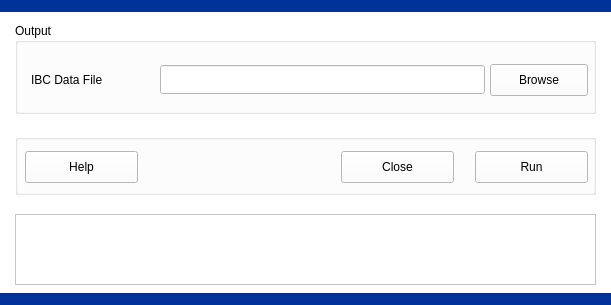
<?xml version="1.0" encoding="UTF-8"?>
<ui version="4.0">
 <class>IbcDataFile</class>
 <widget class="QDialog" name="IbcDataFile">
  <property name="geometry">
   <rect>
    <x>0</x>
    <y>0</y>
    <width>611</width>
    <height>305</height>
   </rect>
  </property>
  <property name="palette">
   <palette>
    <active>
     <colorrole role="WindowText">
      <brush brushstyle="SolidPattern">
       <color alpha="255">
        <red>0</red>
        <green>0</green>
        <blue>0</blue>
       </color>
      </brush>
     </colorrole>
     <colorrole role="Button">
      <brush brushstyle="SolidPattern">
       <color alpha="255">
        <red>255</red>
        <green>255</green>
        <blue>255</blue>
       </color>
      </brush>
     </colorrole>
     <colorrole role="Light">
      <brush brushstyle="SolidPattern">
       <color alpha="255">
        <red>255</red>
        <green>255</green>
        <blue>255</blue>
       </color>
      </brush>
     </colorrole>
     <colorrole role="Midlight">
      <brush brushstyle="SolidPattern">
       <color alpha="255">
        <red>255</red>
        <green>255</green>
        <blue>255</blue>
       </color>
      </brush>
     </colorrole>
     <colorrole role="Dark">
      <brush brushstyle="SolidPattern">
       <color alpha="255">
        <red>127</red>
        <green>127</green>
        <blue>127</blue>
       </color>
      </brush>
     </colorrole>
     <colorrole role="Mid">
      <brush brushstyle="SolidPattern">
       <color alpha="255">
        <red>170</red>
        <green>170</green>
        <blue>170</blue>
       </color>
      </brush>
     </colorrole>
     <colorrole role="Text">
      <brush brushstyle="SolidPattern">
       <color alpha="255">
        <red>0</red>
        <green>0</green>
        <blue>0</blue>
       </color>
      </brush>
     </colorrole>
     <colorrole role="BrightText">
      <brush brushstyle="SolidPattern">
       <color alpha="255">
        <red>255</red>
        <green>255</green>
        <blue>255</blue>
       </color>
      </brush>
     </colorrole>
     <colorrole role="ButtonText">
      <brush brushstyle="SolidPattern">
       <color alpha="255">
        <red>0</red>
        <green>0</green>
        <blue>0</blue>
       </color>
      </brush>
     </colorrole>
     <colorrole role="Base">
      <brush brushstyle="SolidPattern">
       <color alpha="255">
        <red>255</red>
        <green>255</green>
        <blue>255</blue>
       </color>
      </brush>
     </colorrole>
     <colorrole role="Window">
      <brush brushstyle="SolidPattern">
       <color alpha="255">
        <red>255</red>
        <green>255</green>
        <blue>255</blue>
       </color>
      </brush>
     </colorrole>
     <colorrole role="Shadow">
      <brush brushstyle="SolidPattern">
       <color alpha="255">
        <red>0</red>
        <green>0</green>
        <blue>0</blue>
       </color>
      </brush>
     </colorrole>
     <colorrole role="AlternateBase">
      <brush brushstyle="SolidPattern">
       <color alpha="255">
        <red>255</red>
        <green>255</green>
        <blue>255</blue>
       </color>
      </brush>
     </colorrole>
     <colorrole role="ToolTipBase">
      <brush brushstyle="SolidPattern">
       <color alpha="255">
        <red>255</red>
        <green>255</green>
        <blue>220</blue>
       </color>
      </brush>
     </colorrole>
     <colorrole role="ToolTipText">
      <brush brushstyle="SolidPattern">
       <color alpha="255">
        <red>0</red>
        <green>0</green>
        <blue>0</blue>
       </color>
      </brush>
     </colorrole>
    </active>
    <inactive>
     <colorrole role="WindowText">
      <brush brushstyle="SolidPattern">
       <color alpha="255">
        <red>0</red>
        <green>0</green>
        <blue>0</blue>
       </color>
      </brush>
     </colorrole>
     <colorrole role="Button">
      <brush brushstyle="SolidPattern">
       <color alpha="255">
        <red>255</red>
        <green>255</green>
        <blue>255</blue>
       </color>
      </brush>
     </colorrole>
     <colorrole role="Light">
      <brush brushstyle="SolidPattern">
       <color alpha="255">
        <red>255</red>
        <green>255</green>
        <blue>255</blue>
       </color>
      </brush>
     </colorrole>
     <colorrole role="Midlight">
      <brush brushstyle="SolidPattern">
       <color alpha="255">
        <red>255</red>
        <green>255</green>
        <blue>255</blue>
       </color>
      </brush>
     </colorrole>
     <colorrole role="Dark">
      <brush brushstyle="SolidPattern">
       <color alpha="255">
        <red>127</red>
        <green>127</green>
        <blue>127</blue>
       </color>
      </brush>
     </colorrole>
     <colorrole role="Mid">
      <brush brushstyle="SolidPattern">
       <color alpha="255">
        <red>170</red>
        <green>170</green>
        <blue>170</blue>
       </color>
      </brush>
     </colorrole>
     <colorrole role="Text">
      <brush brushstyle="SolidPattern">
       <color alpha="255">
        <red>0</red>
        <green>0</green>
        <blue>0</blue>
       </color>
      </brush>
     </colorrole>
     <colorrole role="BrightText">
      <brush brushstyle="SolidPattern">
       <color alpha="255">
        <red>255</red>
        <green>255</green>
        <blue>255</blue>
       </color>
      </brush>
     </colorrole>
     <colorrole role="ButtonText">
      <brush brushstyle="SolidPattern">
       <color alpha="255">
        <red>0</red>
        <green>0</green>
        <blue>0</blue>
       </color>
      </brush>
     </colorrole>
     <colorrole role="Base">
      <brush brushstyle="SolidPattern">
       <color alpha="255">
        <red>255</red>
        <green>255</green>
        <blue>255</blue>
       </color>
      </brush>
     </colorrole>
     <colorrole role="Window">
      <brush brushstyle="SolidPattern">
       <color alpha="255">
        <red>255</red>
        <green>255</green>
        <blue>255</blue>
       </color>
      </brush>
     </colorrole>
     <colorrole role="Shadow">
      <brush brushstyle="SolidPattern">
       <color alpha="255">
        <red>0</red>
        <green>0</green>
        <blue>0</blue>
       </color>
      </brush>
     </colorrole>
     <colorrole role="AlternateBase">
      <brush brushstyle="SolidPattern">
       <color alpha="255">
        <red>255</red>
        <green>255</green>
        <blue>255</blue>
       </color>
      </brush>
     </colorrole>
     <colorrole role="ToolTipBase">
      <brush brushstyle="SolidPattern">
       <color alpha="255">
        <red>255</red>
        <green>255</green>
        <blue>220</blue>
       </color>
      </brush>
     </colorrole>
     <colorrole role="ToolTipText">
      <brush brushstyle="SolidPattern">
       <color alpha="255">
        <red>0</red>
        <green>0</green>
        <blue>0</blue>
       </color>
      </brush>
     </colorrole>
    </inactive>
    <disabled>
     <colorrole role="WindowText">
      <brush brushstyle="SolidPattern">
       <color alpha="255">
        <red>127</red>
        <green>127</green>
        <blue>127</blue>
       </color>
      </brush>
     </colorrole>
     <colorrole role="Button">
      <brush brushstyle="SolidPattern">
       <color alpha="255">
        <red>255</red>
        <green>255</green>
        <blue>255</blue>
       </color>
      </brush>
     </colorrole>
     <colorrole role="Light">
      <brush brushstyle="SolidPattern">
       <color alpha="255">
        <red>255</red>
        <green>255</green>
        <blue>255</blue>
       </color>
      </brush>
     </colorrole>
     <colorrole role="Midlight">
      <brush brushstyle="SolidPattern">
       <color alpha="255">
        <red>255</red>
        <green>255</green>
        <blue>255</blue>
       </color>
      </brush>
     </colorrole>
     <colorrole role="Dark">
      <brush brushstyle="SolidPattern">
       <color alpha="255">
        <red>127</red>
        <green>127</green>
        <blue>127</blue>
       </color>
      </brush>
     </colorrole>
     <colorrole role="Mid">
      <brush brushstyle="SolidPattern">
       <color alpha="255">
        <red>170</red>
        <green>170</green>
        <blue>170</blue>
       </color>
      </brush>
     </colorrole>
     <colorrole role="Text">
      <brush brushstyle="SolidPattern">
       <color alpha="255">
        <red>127</red>
        <green>127</green>
        <blue>127</blue>
       </color>
      </brush>
     </colorrole>
     <colorrole role="BrightText">
      <brush brushstyle="SolidPattern">
       <color alpha="255">
        <red>255</red>
        <green>255</green>
        <blue>255</blue>
       </color>
      </brush>
     </colorrole>
     <colorrole role="ButtonText">
      <brush brushstyle="SolidPattern">
       <color alpha="255">
        <red>127</red>
        <green>127</green>
        <blue>127</blue>
       </color>
      </brush>
     </colorrole>
     <colorrole role="Base">
      <brush brushstyle="SolidPattern">
       <color alpha="255">
        <red>255</red>
        <green>255</green>
        <blue>255</blue>
       </color>
      </brush>
     </colorrole>
     <colorrole role="Window">
      <brush brushstyle="SolidPattern">
       <color alpha="255">
        <red>255</red>
        <green>255</green>
        <blue>255</blue>
       </color>
      </brush>
     </colorrole>
     <colorrole role="Shadow">
      <brush brushstyle="SolidPattern">
       <color alpha="255">
        <red>0</red>
        <green>0</green>
        <blue>0</blue>
       </color>
      </brush>
     </colorrole>
     <colorrole role="AlternateBase">
      <brush brushstyle="SolidPattern">
       <color alpha="255">
        <red>255</red>
        <green>255</green>
        <blue>255</blue>
       </color>
      </brush>
     </colorrole>
     <colorrole role="ToolTipBase">
      <brush brushstyle="SolidPattern">
       <color alpha="255">
        <red>255</red>
        <green>255</green>
        <blue>220</blue>
       </color>
      </brush>
     </colorrole>
     <colorrole role="ToolTipText">
      <brush brushstyle="SolidPattern">
       <color alpha="255">
        <red>0</red>
        <green>0</green>
        <blue>0</blue>
       </color>
      </brush>
     </colorrole>
    </disabled>
   </palette>
  </property>
  <property name="windowTitle">
   <string>: :   Ibc Data File   : :</string>
  </property>
  <widget class="QTextBrowser" name="textBrowserLogs">
   <property name="geometry">
    <rect>
     <x>15</x>
     <y>214</y>
     <width>581</width>
     <height>71</height>
    </rect>
   </property>
   <property name="lineWrapMode">
    <enum>QTextEdit::NoWrap</enum>
   </property>
  </widget>
  <widget class="Line" name="BorderTop">
   <property name="geometry">
    <rect>
     <x>0</x>
     <y>-4</y>
     <width>611</width>
     <height>20</height>
    </rect>
   </property>
   <property name="baseSize">
    <size>
     <width>0</width>
     <height>0</height>
    </size>
   </property>
   <property name="palette">
    <palette>
     <active>
      <colorrole role="WindowText">
       <brush brushstyle="SolidPattern">
        <color alpha="255">
         <red>0</red>
         <green>51</green>
         <blue>153</blue>
        </color>
       </brush>
      </colorrole>
      <colorrole role="Button">
       <brush brushstyle="SolidPattern">
        <color alpha="255">
         <red>128</red>
         <green>0</green>
         <blue>0</blue>
        </color>
       </brush>
      </colorrole>
      <colorrole role="Light">
       <brush brushstyle="SolidPattern">
        <color alpha="255">
         <red>192</red>
         <green>0</green>
         <blue>0</blue>
        </color>
       </brush>
      </colorrole>
      <colorrole role="Midlight">
       <brush brushstyle="SolidPattern">
        <color alpha="255">
         <red>160</red>
         <green>0</green>
         <blue>0</blue>
        </color>
       </brush>
      </colorrole>
      <colorrole role="Dark">
       <brush brushstyle="SolidPattern">
        <color alpha="255">
         <red>64</red>
         <green>0</green>
         <blue>0</blue>
        </color>
       </brush>
      </colorrole>
      <colorrole role="Mid">
       <brush brushstyle="SolidPattern">
        <color alpha="255">
         <red>85</red>
         <green>0</green>
         <blue>0</blue>
        </color>
       </brush>
      </colorrole>
      <colorrole role="Text">
       <brush brushstyle="SolidPattern">
        <color alpha="255">
         <red>0</red>
         <green>51</green>
         <blue>153</blue>
        </color>
       </brush>
      </colorrole>
      <colorrole role="BrightText">
       <brush brushstyle="SolidPattern">
        <color alpha="255">
         <red>255</red>
         <green>255</green>
         <blue>255</blue>
        </color>
       </brush>
      </colorrole>
      <colorrole role="ButtonText">
       <brush brushstyle="SolidPattern">
        <color alpha="255">
         <red>0</red>
         <green>51</green>
         <blue>153</blue>
        </color>
       </brush>
      </colorrole>
      <colorrole role="Base">
       <brush brushstyle="SolidPattern">
        <color alpha="255">
         <red>0</red>
         <green>0</green>
         <blue>0</blue>
        </color>
       </brush>
      </colorrole>
      <colorrole role="Window">
       <brush brushstyle="SolidPattern">
        <color alpha="255">
         <red>128</red>
         <green>0</green>
         <blue>0</blue>
        </color>
       </brush>
      </colorrole>
      <colorrole role="Shadow">
       <brush brushstyle="SolidPattern">
        <color alpha="255">
         <red>0</red>
         <green>0</green>
         <blue>0</blue>
        </color>
       </brush>
      </colorrole>
      <colorrole role="AlternateBase">
       <brush brushstyle="SolidPattern">
        <color alpha="255">
         <red>64</red>
         <green>0</green>
         <blue>0</blue>
        </color>
       </brush>
      </colorrole>
      <colorrole role="ToolTipBase">
       <brush brushstyle="SolidPattern">
        <color alpha="255">
         <red>255</red>
         <green>255</green>
         <blue>220</blue>
        </color>
       </brush>
      </colorrole>
      <colorrole role="ToolTipText">
       <brush brushstyle="SolidPattern">
        <color alpha="255">
         <red>0</red>
         <green>0</green>
         <blue>0</blue>
        </color>
       </brush>
      </colorrole>
     </active>
     <inactive>
      <colorrole role="WindowText">
       <brush brushstyle="SolidPattern">
        <color alpha="255">
         <red>0</red>
         <green>51</green>
         <blue>153</blue>
        </color>
       </brush>
      </colorrole>
      <colorrole role="Button">
       <brush brushstyle="SolidPattern">
        <color alpha="255">
         <red>128</red>
         <green>0</green>
         <blue>0</blue>
        </color>
       </brush>
      </colorrole>
      <colorrole role="Light">
       <brush brushstyle="SolidPattern">
        <color alpha="255">
         <red>192</red>
         <green>0</green>
         <blue>0</blue>
        </color>
       </brush>
      </colorrole>
      <colorrole role="Midlight">
       <brush brushstyle="SolidPattern">
        <color alpha="255">
         <red>160</red>
         <green>0</green>
         <blue>0</blue>
        </color>
       </brush>
      </colorrole>
      <colorrole role="Dark">
       <brush brushstyle="SolidPattern">
        <color alpha="255">
         <red>64</red>
         <green>0</green>
         <blue>0</blue>
        </color>
       </brush>
      </colorrole>
      <colorrole role="Mid">
       <brush brushstyle="SolidPattern">
        <color alpha="255">
         <red>85</red>
         <green>0</green>
         <blue>0</blue>
        </color>
       </brush>
      </colorrole>
      <colorrole role="Text">
       <brush brushstyle="SolidPattern">
        <color alpha="255">
         <red>0</red>
         <green>51</green>
         <blue>153</blue>
        </color>
       </brush>
      </colorrole>
      <colorrole role="BrightText">
       <brush brushstyle="SolidPattern">
        <color alpha="255">
         <red>255</red>
         <green>255</green>
         <blue>255</blue>
        </color>
       </brush>
      </colorrole>
      <colorrole role="ButtonText">
       <brush brushstyle="SolidPattern">
        <color alpha="255">
         <red>0</red>
         <green>51</green>
         <blue>153</blue>
        </color>
       </brush>
      </colorrole>
      <colorrole role="Base">
       <brush brushstyle="SolidPattern">
        <color alpha="255">
         <red>0</red>
         <green>0</green>
         <blue>0</blue>
        </color>
       </brush>
      </colorrole>
      <colorrole role="Window">
       <brush brushstyle="SolidPattern">
        <color alpha="255">
         <red>128</red>
         <green>0</green>
         <blue>0</blue>
        </color>
       </brush>
      </colorrole>
      <colorrole role="Shadow">
       <brush brushstyle="SolidPattern">
        <color alpha="255">
         <red>0</red>
         <green>0</green>
         <blue>0</blue>
        </color>
       </brush>
      </colorrole>
      <colorrole role="AlternateBase">
       <brush brushstyle="SolidPattern">
        <color alpha="255">
         <red>64</red>
         <green>0</green>
         <blue>0</blue>
        </color>
       </brush>
      </colorrole>
      <colorrole role="ToolTipBase">
       <brush brushstyle="SolidPattern">
        <color alpha="255">
         <red>255</red>
         <green>255</green>
         <blue>220</blue>
        </color>
       </brush>
      </colorrole>
      <colorrole role="ToolTipText">
       <brush brushstyle="SolidPattern">
        <color alpha="255">
         <red>0</red>
         <green>0</green>
         <blue>0</blue>
        </color>
       </brush>
      </colorrole>
     </inactive>
     <disabled>
      <colorrole role="WindowText">
       <brush brushstyle="SolidPattern">
        <color alpha="255">
         <red>0</red>
         <green>51</green>
         <blue>153</blue>
        </color>
       </brush>
      </colorrole>
      <colorrole role="Button">
       <brush brushstyle="SolidPattern">
        <color alpha="255">
         <red>128</red>
         <green>0</green>
         <blue>0</blue>
        </color>
       </brush>
      </colorrole>
      <colorrole role="Light">
       <brush brushstyle="SolidPattern">
        <color alpha="255">
         <red>192</red>
         <green>0</green>
         <blue>0</blue>
        </color>
       </brush>
      </colorrole>
      <colorrole role="Midlight">
       <brush brushstyle="SolidPattern">
        <color alpha="255">
         <red>160</red>
         <green>0</green>
         <blue>0</blue>
        </color>
       </brush>
      </colorrole>
      <colorrole role="Dark">
       <brush brushstyle="SolidPattern">
        <color alpha="255">
         <red>64</red>
         <green>0</green>
         <blue>0</blue>
        </color>
       </brush>
      </colorrole>
      <colorrole role="Mid">
       <brush brushstyle="SolidPattern">
        <color alpha="255">
         <red>85</red>
         <green>0</green>
         <blue>0</blue>
        </color>
       </brush>
      </colorrole>
      <colorrole role="Text">
       <brush brushstyle="SolidPattern">
        <color alpha="255">
         <red>0</red>
         <green>51</green>
         <blue>153</blue>
        </color>
       </brush>
      </colorrole>
      <colorrole role="BrightText">
       <brush brushstyle="SolidPattern">
        <color alpha="255">
         <red>255</red>
         <green>255</green>
         <blue>255</blue>
        </color>
       </brush>
      </colorrole>
      <colorrole role="ButtonText">
       <brush brushstyle="SolidPattern">
        <color alpha="255">
         <red>0</red>
         <green>51</green>
         <blue>153</blue>
        </color>
       </brush>
      </colorrole>
      <colorrole role="Base">
       <brush brushstyle="SolidPattern">
        <color alpha="255">
         <red>128</red>
         <green>0</green>
         <blue>0</blue>
        </color>
       </brush>
      </colorrole>
      <colorrole role="Window">
       <brush brushstyle="SolidPattern">
        <color alpha="255">
         <red>128</red>
         <green>0</green>
         <blue>0</blue>
        </color>
       </brush>
      </colorrole>
      <colorrole role="Shadow">
       <brush brushstyle="SolidPattern">
        <color alpha="255">
         <red>0</red>
         <green>0</green>
         <blue>0</blue>
        </color>
       </brush>
      </colorrole>
      <colorrole role="AlternateBase">
       <brush brushstyle="SolidPattern">
        <color alpha="255">
         <red>128</red>
         <green>0</green>
         <blue>0</blue>
        </color>
       </brush>
      </colorrole>
      <colorrole role="ToolTipBase">
       <brush brushstyle="SolidPattern">
        <color alpha="255">
         <red>255</red>
         <green>255</green>
         <blue>220</blue>
        </color>
       </brush>
      </colorrole>
      <colorrole role="ToolTipText">
       <brush brushstyle="SolidPattern">
        <color alpha="255">
         <red>0</red>
         <green>0</green>
         <blue>0</blue>
        </color>
       </brush>
      </colorrole>
     </disabled>
    </palette>
   </property>
   <property name="styleSheet">
    <string notr="true">color: rgb(0, 51, 153);</string>
   </property>
   <property name="frameShadow">
    <enum>QFrame::Plain</enum>
   </property>
   <property name="lineWidth">
    <number>12</number>
   </property>
   <property name="midLineWidth">
    <number>0</number>
   </property>
   <property name="orientation">
    <enum>Qt::Horizontal</enum>
   </property>
  </widget>
  <widget class="QGroupBox" name="groupBoxButtons">
   <property name="geometry">
    <rect>
     <x>15</x>
     <y>134</y>
     <width>581</width>
     <height>61</height>
    </rect>
   </property>
   <property name="title">
    <string/>
   </property>
   <widget class="QPushButton" name="pushButtonHelp">
    <property name="geometry">
     <rect>
      <x>10</x>
      <y>17</y>
      <width>113</width>
      <height>32</height>
     </rect>
    </property>
    <property name="text">
     <string>Help</string>
    </property>
    <property name="autoDefault">
     <bool>false</bool>
    </property>
   </widget>
   <widget class="QPushButton" name="pushButtonClose">
    <property name="geometry">
     <rect>
      <x>326</x>
      <y>17</y>
      <width>113</width>
      <height>32</height>
     </rect>
    </property>
    <property name="text">
     <string>Close</string>
    </property>
    <property name="autoDefault">
     <bool>false</bool>
    </property>
   </widget>
   <widget class="QPushButton" name="pushButtonRun">
    <property name="geometry">
     <rect>
      <x>460</x>
      <y>17</y>
      <width>113</width>
      <height>32</height>
     </rect>
    </property>
    <property name="toolTip">
     <string/>
    </property>
    <property name="text">
     <string>Run</string>
    </property>
    <property name="autoDefault">
     <bool>false</bool>
    </property>
   </widget>
  </widget>
  <widget class="Line" name="BorderBottom">
   <property name="geometry">
    <rect>
     <x>0</x>
     <y>289</y>
     <width>611</width>
     <height>20</height>
    </rect>
   </property>
   <property name="baseSize">
    <size>
     <width>0</width>
     <height>0</height>
    </size>
   </property>
   <property name="palette">
    <palette>
     <active>
      <colorrole role="WindowText">
       <brush brushstyle="SolidPattern">
        <color alpha="255">
         <red>0</red>
         <green>51</green>
         <blue>153</blue>
        </color>
       </brush>
      </colorrole>
      <colorrole role="Button">
       <brush brushstyle="SolidPattern">
        <color alpha="255">
         <red>128</red>
         <green>0</green>
         <blue>0</blue>
        </color>
       </brush>
      </colorrole>
      <colorrole role="Light">
       <brush brushstyle="SolidPattern">
        <color alpha="255">
         <red>192</red>
         <green>0</green>
         <blue>0</blue>
        </color>
       </brush>
      </colorrole>
      <colorrole role="Midlight">
       <brush brushstyle="SolidPattern">
        <color alpha="255">
         <red>160</red>
         <green>0</green>
         <blue>0</blue>
        </color>
       </brush>
      </colorrole>
      <colorrole role="Dark">
       <brush brushstyle="SolidPattern">
        <color alpha="255">
         <red>64</red>
         <green>0</green>
         <blue>0</blue>
        </color>
       </brush>
      </colorrole>
      <colorrole role="Mid">
       <brush brushstyle="SolidPattern">
        <color alpha="255">
         <red>85</red>
         <green>0</green>
         <blue>0</blue>
        </color>
       </brush>
      </colorrole>
      <colorrole role="Text">
       <brush brushstyle="SolidPattern">
        <color alpha="255">
         <red>0</red>
         <green>51</green>
         <blue>153</blue>
        </color>
       </brush>
      </colorrole>
      <colorrole role="BrightText">
       <brush brushstyle="SolidPattern">
        <color alpha="255">
         <red>255</red>
         <green>255</green>
         <blue>255</blue>
        </color>
       </brush>
      </colorrole>
      <colorrole role="ButtonText">
       <brush brushstyle="SolidPattern">
        <color alpha="255">
         <red>0</red>
         <green>51</green>
         <blue>153</blue>
        </color>
       </brush>
      </colorrole>
      <colorrole role="Base">
       <brush brushstyle="SolidPattern">
        <color alpha="255">
         <red>0</red>
         <green>0</green>
         <blue>0</blue>
        </color>
       </brush>
      </colorrole>
      <colorrole role="Window">
       <brush brushstyle="SolidPattern">
        <color alpha="255">
         <red>128</red>
         <green>0</green>
         <blue>0</blue>
        </color>
       </brush>
      </colorrole>
      <colorrole role="Shadow">
       <brush brushstyle="SolidPattern">
        <color alpha="255">
         <red>0</red>
         <green>0</green>
         <blue>0</blue>
        </color>
       </brush>
      </colorrole>
      <colorrole role="AlternateBase">
       <brush brushstyle="SolidPattern">
        <color alpha="255">
         <red>64</red>
         <green>0</green>
         <blue>0</blue>
        </color>
       </brush>
      </colorrole>
      <colorrole role="ToolTipBase">
       <brush brushstyle="SolidPattern">
        <color alpha="255">
         <red>255</red>
         <green>255</green>
         <blue>220</blue>
        </color>
       </brush>
      </colorrole>
      <colorrole role="ToolTipText">
       <brush brushstyle="SolidPattern">
        <color alpha="255">
         <red>0</red>
         <green>0</green>
         <blue>0</blue>
        </color>
       </brush>
      </colorrole>
     </active>
     <inactive>
      <colorrole role="WindowText">
       <brush brushstyle="SolidPattern">
        <color alpha="255">
         <red>0</red>
         <green>51</green>
         <blue>153</blue>
        </color>
       </brush>
      </colorrole>
      <colorrole role="Button">
       <brush brushstyle="SolidPattern">
        <color alpha="255">
         <red>128</red>
         <green>0</green>
         <blue>0</blue>
        </color>
       </brush>
      </colorrole>
      <colorrole role="Light">
       <brush brushstyle="SolidPattern">
        <color alpha="255">
         <red>192</red>
         <green>0</green>
         <blue>0</blue>
        </color>
       </brush>
      </colorrole>
      <colorrole role="Midlight">
       <brush brushstyle="SolidPattern">
        <color alpha="255">
         <red>160</red>
         <green>0</green>
         <blue>0</blue>
        </color>
       </brush>
      </colorrole>
      <colorrole role="Dark">
       <brush brushstyle="SolidPattern">
        <color alpha="255">
         <red>64</red>
         <green>0</green>
         <blue>0</blue>
        </color>
       </brush>
      </colorrole>
      <colorrole role="Mid">
       <brush brushstyle="SolidPattern">
        <color alpha="255">
         <red>85</red>
         <green>0</green>
         <blue>0</blue>
        </color>
       </brush>
      </colorrole>
      <colorrole role="Text">
       <brush brushstyle="SolidPattern">
        <color alpha="255">
         <red>0</red>
         <green>51</green>
         <blue>153</blue>
        </color>
       </brush>
      </colorrole>
      <colorrole role="BrightText">
       <brush brushstyle="SolidPattern">
        <color alpha="255">
         <red>255</red>
         <green>255</green>
         <blue>255</blue>
        </color>
       </brush>
      </colorrole>
      <colorrole role="ButtonText">
       <brush brushstyle="SolidPattern">
        <color alpha="255">
         <red>0</red>
         <green>51</green>
         <blue>153</blue>
        </color>
       </brush>
      </colorrole>
      <colorrole role="Base">
       <brush brushstyle="SolidPattern">
        <color alpha="255">
         <red>0</red>
         <green>0</green>
         <blue>0</blue>
        </color>
       </brush>
      </colorrole>
      <colorrole role="Window">
       <brush brushstyle="SolidPattern">
        <color alpha="255">
         <red>128</red>
         <green>0</green>
         <blue>0</blue>
        </color>
       </brush>
      </colorrole>
      <colorrole role="Shadow">
       <brush brushstyle="SolidPattern">
        <color alpha="255">
         <red>0</red>
         <green>0</green>
         <blue>0</blue>
        </color>
       </brush>
      </colorrole>
      <colorrole role="AlternateBase">
       <brush brushstyle="SolidPattern">
        <color alpha="255">
         <red>64</red>
         <green>0</green>
         <blue>0</blue>
        </color>
       </brush>
      </colorrole>
      <colorrole role="ToolTipBase">
       <brush brushstyle="SolidPattern">
        <color alpha="255">
         <red>255</red>
         <green>255</green>
         <blue>220</blue>
        </color>
       </brush>
      </colorrole>
      <colorrole role="ToolTipText">
       <brush brushstyle="SolidPattern">
        <color alpha="255">
         <red>0</red>
         <green>0</green>
         <blue>0</blue>
        </color>
       </brush>
      </colorrole>
     </inactive>
     <disabled>
      <colorrole role="WindowText">
       <brush brushstyle="SolidPattern">
        <color alpha="255">
         <red>0</red>
         <green>51</green>
         <blue>153</blue>
        </color>
       </brush>
      </colorrole>
      <colorrole role="Button">
       <brush brushstyle="SolidPattern">
        <color alpha="255">
         <red>128</red>
         <green>0</green>
         <blue>0</blue>
        </color>
       </brush>
      </colorrole>
      <colorrole role="Light">
       <brush brushstyle="SolidPattern">
        <color alpha="255">
         <red>192</red>
         <green>0</green>
         <blue>0</blue>
        </color>
       </brush>
      </colorrole>
      <colorrole role="Midlight">
       <brush brushstyle="SolidPattern">
        <color alpha="255">
         <red>160</red>
         <green>0</green>
         <blue>0</blue>
        </color>
       </brush>
      </colorrole>
      <colorrole role="Dark">
       <brush brushstyle="SolidPattern">
        <color alpha="255">
         <red>64</red>
         <green>0</green>
         <blue>0</blue>
        </color>
       </brush>
      </colorrole>
      <colorrole role="Mid">
       <brush brushstyle="SolidPattern">
        <color alpha="255">
         <red>85</red>
         <green>0</green>
         <blue>0</blue>
        </color>
       </brush>
      </colorrole>
      <colorrole role="Text">
       <brush brushstyle="SolidPattern">
        <color alpha="255">
         <red>0</red>
         <green>51</green>
         <blue>153</blue>
        </color>
       </brush>
      </colorrole>
      <colorrole role="BrightText">
       <brush brushstyle="SolidPattern">
        <color alpha="255">
         <red>255</red>
         <green>255</green>
         <blue>255</blue>
        </color>
       </brush>
      </colorrole>
      <colorrole role="ButtonText">
       <brush brushstyle="SolidPattern">
        <color alpha="255">
         <red>0</red>
         <green>51</green>
         <blue>153</blue>
        </color>
       </brush>
      </colorrole>
      <colorrole role="Base">
       <brush brushstyle="SolidPattern">
        <color alpha="255">
         <red>128</red>
         <green>0</green>
         <blue>0</blue>
        </color>
       </brush>
      </colorrole>
      <colorrole role="Window">
       <brush brushstyle="SolidPattern">
        <color alpha="255">
         <red>128</red>
         <green>0</green>
         <blue>0</blue>
        </color>
       </brush>
      </colorrole>
      <colorrole role="Shadow">
       <brush brushstyle="SolidPattern">
        <color alpha="255">
         <red>0</red>
         <green>0</green>
         <blue>0</blue>
        </color>
       </brush>
      </colorrole>
      <colorrole role="AlternateBase">
       <brush brushstyle="SolidPattern">
        <color alpha="255">
         <red>128</red>
         <green>0</green>
         <blue>0</blue>
        </color>
       </brush>
      </colorrole>
      <colorrole role="ToolTipBase">
       <brush brushstyle="SolidPattern">
        <color alpha="255">
         <red>255</red>
         <green>255</green>
         <blue>220</blue>
        </color>
       </brush>
      </colorrole>
      <colorrole role="ToolTipText">
       <brush brushstyle="SolidPattern">
        <color alpha="255">
         <red>0</red>
         <green>0</green>
         <blue>0</blue>
        </color>
       </brush>
      </colorrole>
     </disabled>
    </palette>
   </property>
   <property name="styleSheet">
    <string notr="true">color: rgb(0, 51, 153);</string>
   </property>
   <property name="frameShadow">
    <enum>QFrame::Plain</enum>
   </property>
   <property name="lineWidth">
    <number>12</number>
   </property>
   <property name="midLineWidth">
    <number>0</number>
   </property>
   <property name="orientation">
    <enum>Qt::Horizontal</enum>
   </property>
  </widget>
  <widget class="QGroupBox" name="groupBoxOutput">
   <property name="geometry">
    <rect>
     <x>15</x>
     <y>23</y>
     <width>581</width>
     <height>91</height>
    </rect>
   </property>
   <property name="title">
    <string>Output</string>
   </property>
   <widget class="QLabel" name="textLabel2">
    <property name="geometry">
     <rect>
      <x>16</x>
      <y>41</y>
      <width>131</width>
      <height>31</height>
     </rect>
    </property>
    <property name="text">
     <string>IBC Data File</string>
    </property>
   </widget>
   <widget class="QPushButton" name="pushButtonIbcDataFile">
    <property name="geometry">
     <rect>
      <x>475</x>
      <y>41</y>
      <width>98</width>
      <height>32</height>
     </rect>
    </property>
    <property name="text">
     <string>Browse</string>
    </property>
    <property name="autoDefault">
     <bool>false</bool>
    </property>
   </widget>
   <widget class="QLineEdit" name="lineEditIbcDataFile">
    <property name="geometry">
     <rect>
      <x>145</x>
      <y>42</y>
      <width>325</width>
      <height>29</height>
     </rect>
    </property>
    <property name="font">
     <font>
      <pointsize>14</pointsize>
      <weight>75</weight>
      <bold>true</bold>
     </font>
    </property>
   </widget>
  </widget>
 </widget>
 <resources/>
 <connections/>
</ui>
